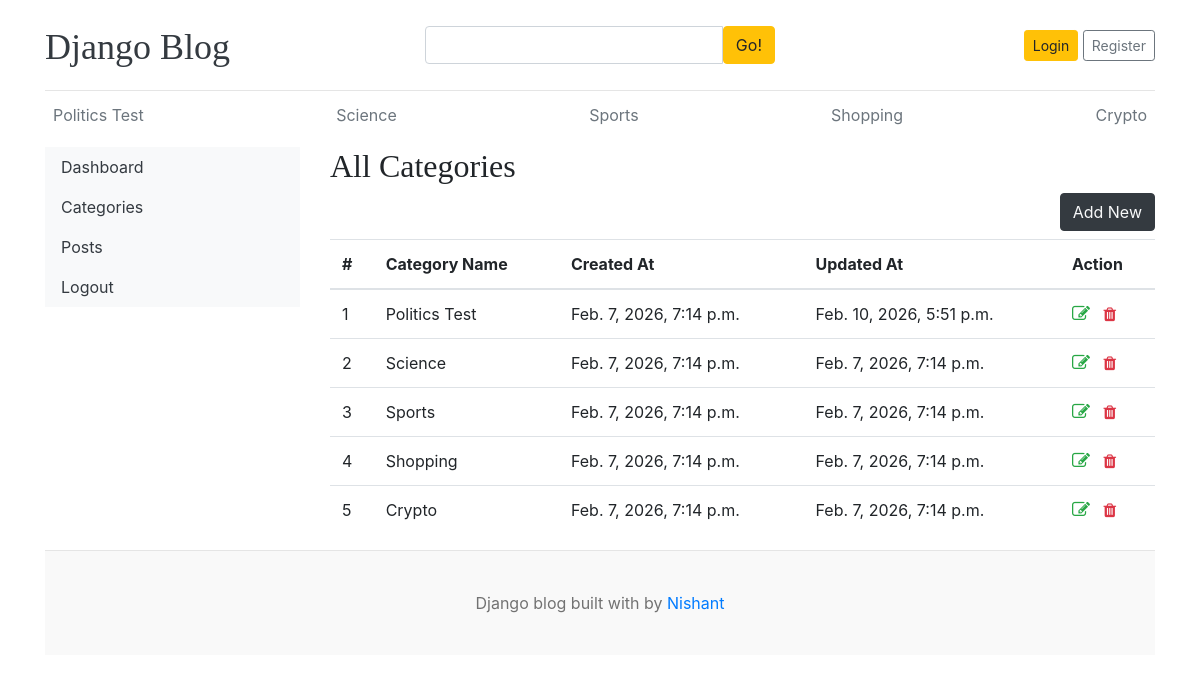
/dashboard/categories, run on the app's committed database.
### blogs/models.py (models this page shows)
class Category(models.Model):
    category_name = models.CharField(max_length=50, unique=True)
    created_at = models.DateTimeField(auto_now_add=True)
    updated_at = models.DateTimeField(auto_now=True)
    class Meta:
        verbose_name_plural = 'categories'
    def __str__(self):
        return self.category_name

### dashboards/views.py (the view)
# urls.py: path('categories',views.categories,name='categories'),
def categories(request):
    return render(request,'dashboard/categories.html')

### blogs/context_processors.py (called while the page is built)
def get_categories(request):
    categories = Category.objects.all()
    return dict(categories=categories)

def get_social_links(request):
    social_link = SocialLink.objects.all()
    return dict(social_links=social_link)

### templates/dashboard/categories.html (shortened to what this page needs)
{% extends 'base.html' %}
{% block content %}
<div class="row">
    {% include 'dashboard/sidebar.html' %}
    <div class="col-md-9">
        <h2>All Categories</h2>
        <a href="{% url 'add_category' %}" class="btn btn-dark text-light float-right mb-2">Add New</a>
        <table class="table table-hover">
            <thead>
              <tr>
                <th>#</th>
                <th>Category Name</th>
                <th>Created At</th>
                <th>Updated At</th>
                <th>Action</th>
              </tr>
            </thead>
            <tbody>
            {% for cat in categories %}
              <tr>
                <td>{{ forloop.counter }}</td>
                <td>{{ cat }}</td>
                <td>{{ cat.created_at }}</td>
                <td>{{ cat.updated_at }}</td>
                <td>
                     <a href="{% url 'edit_category' cat.id %}"><i class="fa fa-edit text-success" style="font-size:18px;"></i>
</a>
                    <a href="{% url 'delete_category' cat.id %}"><i class="fa fa-trash text-danger"></i></a>
                </td>
              </tr>
            {% endfor %}
            </tbody>
          </table>
    </div>
</div>
{% endblock %}

### templates/base.html (shortened to what this page needs)
{% load static %}
<!DOCTYPE html>
<html lang="en">
<head>
    <link href="https://getbootstrap.com/docs/4.0/dist/css/bootstrap.min.css" rel="stylesheet">
    <link rel="stylesheet"
      href="https://cdnjs.cloudflare.com/ajax/libs/font-awesome/4.7.0/css/font-awesome.min.css">
    <link href="{% static 'css/blog.css' %}" rel="stylesheet">
  </head>
<body>
    <div class="container">
      <header class="blog-header py-3">
        <div class="row flex-nowrap justify-content-between align-items-center">
          <div class="col-4 pt-1">
            <a class="blog-header-logo text-dark" href="/">Django Blog</a>
          </div>
          <div class="col-4">
            <form action=" {% url "search" %} " method='GET'>
                <div class="input-group">
                        <input class="form-control" type="text" name="keyword"  value=" {{keyword}} " placeholder="Enter search term..." aria-label="Enter search term..." aria-describedby="button-search" />
                        <button type="Submit" class="btn btn-warning" id="button-search" type="button">Go!</button>
                    </div>
                </form>
            </div>
          <div class="col-4 d-flex justify-content-end align-items-center">
            {% if not user.is_authenticated %}
            <a class="btn btn-sm btn-warning" href=" {% url "login" %} ">Login</a> &nbsp;
            <a class="btn btn-sm btn-outline-secondary" href=" {% url "register" %} ">Register</a>
            {% else %}
            <span><a href=" {% url "dashboard" %} ">Dashboard</a></span>
            <span><a class="" href=" {% url "logout" %} ">Logout</a></span>
            {% endif %}
          </div>
        </div>
      </header>
      <div class="nav-scroller py-1 mb-2">
        <nav class="nav d-flex justify-content-between">
          {% for cat in categories  %}
          <a class="p-2 text-muted" href=" {% url "posts_by_category" cat.id %} ">{{ cat.category_name }}</a>
          {% endfor %}
        </nav>
      </div>
{% block content %}
{% endblock %}
<footer class="blog-footer">
  <p>Django blog built with   by <a href="#">Nishant</a></p>
</footer>
</body>
</html>

### blog_main/static/css/blog.css (style rules this page uses)
.blog-header { border-bottom: 1px solid #e5e5e5; }
.blog-header-logo { font-family: "Playfair Display", Georgia, "Times New Roman", serif ; font-size: 2.25rem; }
h1, h2, h3, h4, h5, h6 { font-family: "Playfair Display", Georgia, "Times New Roman", serif ; }
.blog-footer { padding: 2.5rem 0; color: #727272; text-align: center; background-color: #f9f9f9; border-top: .05rem solid #e5e5e5; }
.blog-footer p:last-child { margin-bottom: 0; }

### data on the page
Category: category_name "Politics Test", created_at "Feb. 7, 2026, 7:14 p.m.", updated_at "Feb. 10, 2026, 5:51 p.m."
Category: category_name "Science", created_at "Feb. 7, 2026, 7:14 p.m.", updated_at "Feb. 7, 2026, 7:14 p.m."
Category: category_name "Sports", created_at "Feb. 7, 2026, 7:14 p.m.", updated_at "Feb. 7, 2026, 7:14 p.m."
Category: category_name "Shopping", created_at "Feb. 7, 2026, 7:14 p.m.", updated_at "Feb. 7, 2026, 7:14 p.m."
Category: category_name "Crypto", created_at "Feb. 7, 2026, 7:14 p.m.", updated_at "Feb. 7, 2026, 7:14 p.m."
